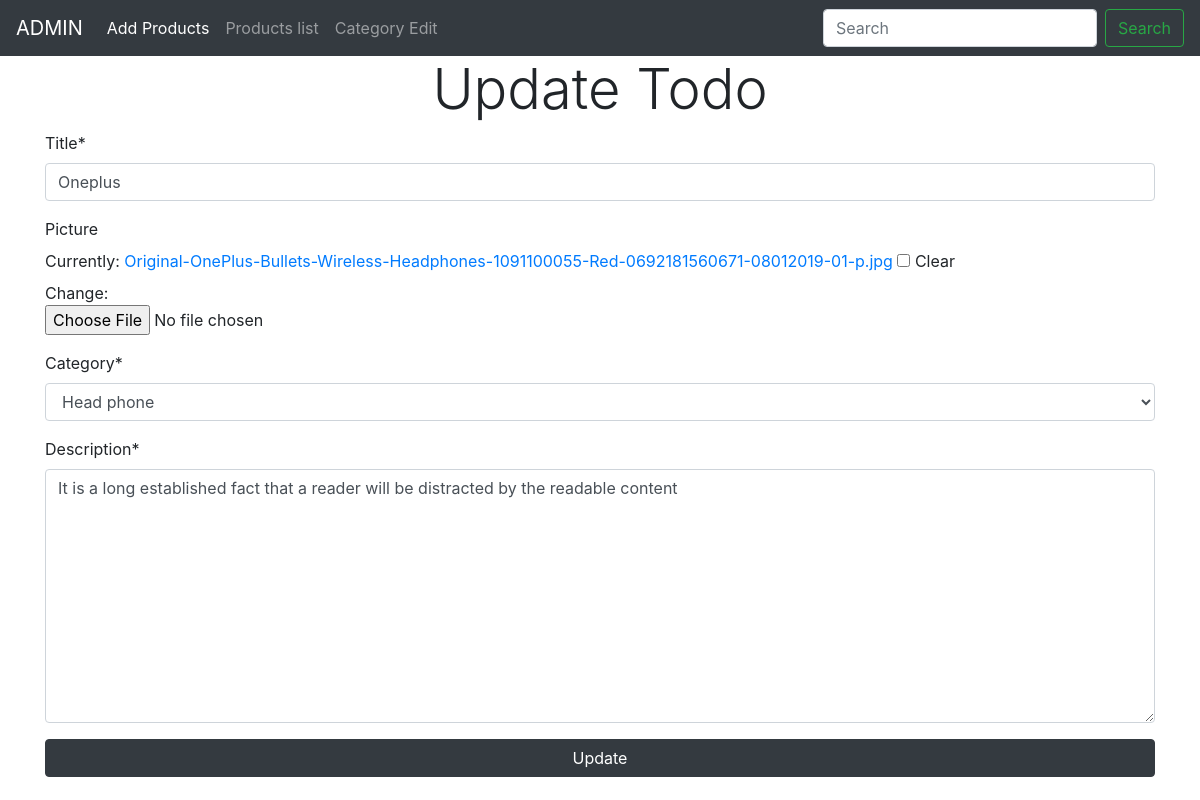
Screenshot of /update/21/ with the database file from the repository.
### main/models.py (models this page shows, shortened)
class Product(models.Model):
    title = models.CharField(max_length=50)
    picture = models.ImageField(null=True, blank=True)
    category = models.ForeignKey(Category,on_delete=models.CASCADE)
    description = models.TextField()

class Category(models.Model):
    title = models.CharField(max_length=50)
    def __str__(self):
        return self.title

### main/views.py (the view)
# urls.py: path('update/<int:product_id>/', views.update, name='update'),
def update(request,product_id):
    product = Product.objects.get(id=product_id)
    form  = Productform(instance=product)
    if request.method == 'POST':
        form = Productform(request.POST,instance=product)
        if form.is_valid():
            form.save()
            return redirect('list')
    return render(request,'main/update.html',{'form':form,'product':product})

### main/forms.py
class Productform(forms.ModelForm):
    class Meta:
        model = Product
        fields = '__all__'

### main/templates/main/update.html (shortened to what this page needs)
{% extends "main/base.html" %}
{% load crispy_forms_tags %}
{% load static %}
{% block content %}
<div class="container">
        <div class="row">
            <div class="col-md-12">
                <h1 class="text-center display-4">Update Todo</h1>
            </div>
            <div class="col-md-12">
                <form method="POST" action="{% url 'update' product.id %}">
                    {{ form|crispy}}
                    <input type="submit" class="btn btn-dark btn-block" value="Update"/>
                </form>
            </div>
        </div>
    </div>
{% endblock %}

### rows the page displays
Product: title "Oneplus", category "Head phone", description "It is a long established fact that a reader will be distracted by the readable content"
